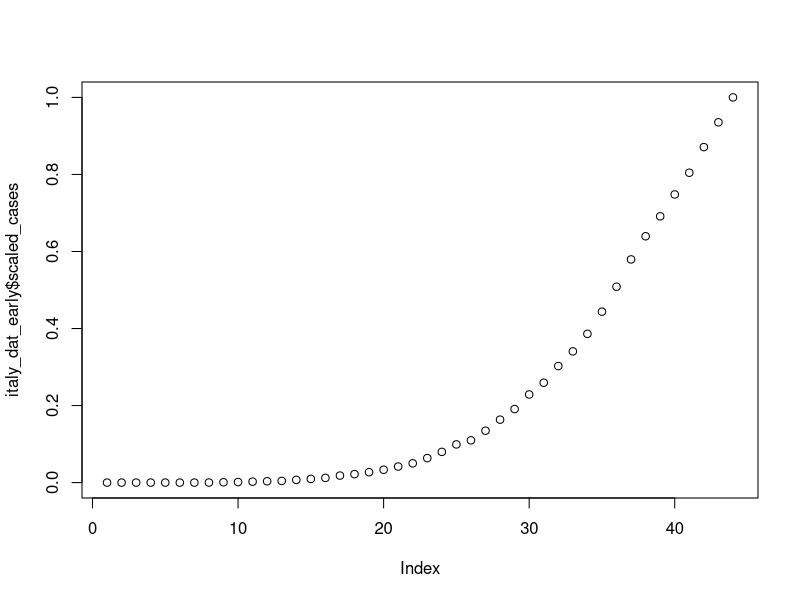
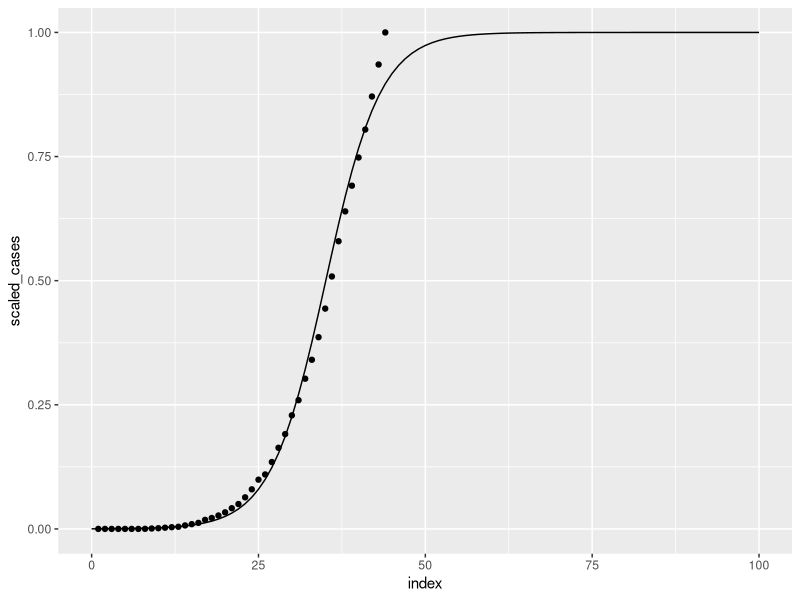
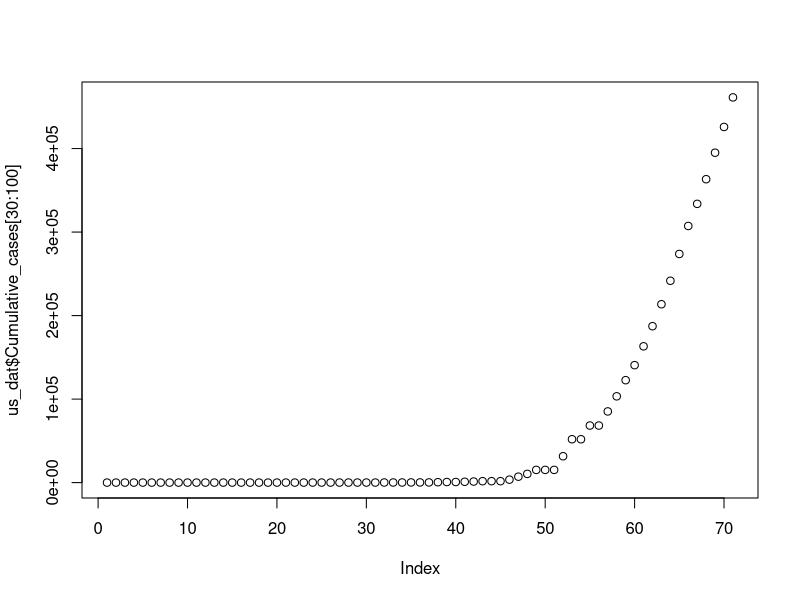

Generate these figures, in order, with R:
library(tidyverse)
library(pracma)
library(readr)

set.seed(400)

covid_dat <- read.csv("WHO-COVID-19-global-data.csv")

italy_dat <- covid_dat %>%
  filter(Country == "Italy")

italy_dat_early <- italy_dat[44:87,] %>%
  mutate(scaled_cases = Cumulative_cases/max(Cumulative_cases))

italy_dat_early["index"] <- seq(1:nrow(italy_dat_early))


plot(italy_dat_early$scaled_cases) #italy cum cases 2/15 to 3/29

# Logistic Regression

log_fit <- glm(scaled_cases~index, family = "binomial", data = italy_dat_early)
summary(log_fit)

newdat <- data.frame(index = seq(0,100,1))
newdat$preds = predict(log_fit, newdata=newdat, type="response")

ggplot() +
  geom_point(data = italy_dat_early, aes(x=index, y=scaled_cases)) +
  geom_line(data = newdat, aes(x = index, y = preds))

# need to get flex date


# MC simulations

sim <- function(m, n) {
  mat <- matrix(data = NA, nrow = m, ncol = n) 
  
  for (i in 1:m){
    mat[i,] <- rnorm(n, sd = 0.1, mean = 1)
  }
  
  return(mat)
}

cum_days <- italy_dat[44:84,6] #only use cum cases from Feb 15th to March 26th

simulations <- sim(150, 41) #150 simulations for 41 days

mult <- function(x, y){
  new_mat <- matrix(data = NA, nrow = 150, ncol = length(x))
  for (i in 1:length(x)) {
    new_mat[,i] <- x[i]*y[,i]
  }
  return(new_mat)
}

test <- mult(cum_days, simulations)

# Run logistic regression for 150 simulations and get flex date for each



# Extension: US Data

us_dat <- covid_dat %>%
  filter(Country == "United States of America")


plot(us_dat$Cumulative_cases[30:100])
